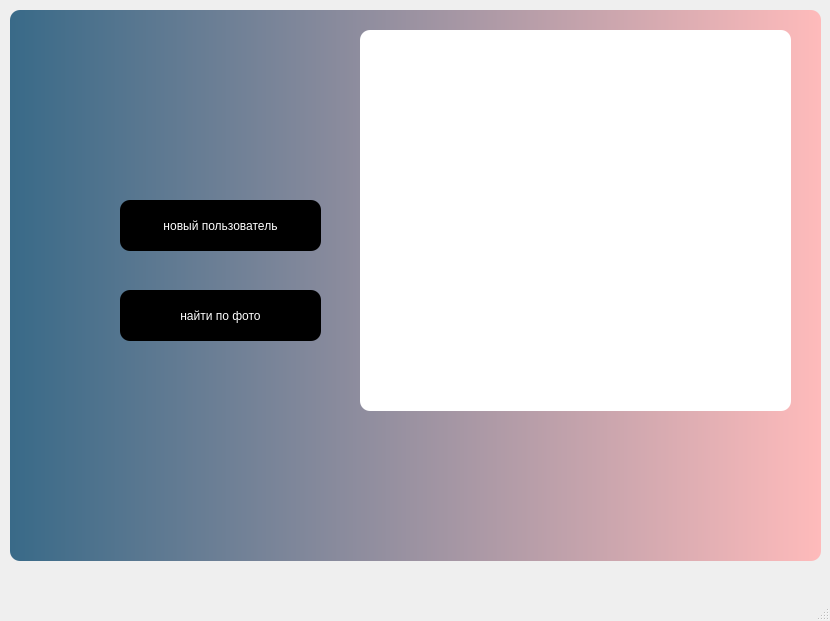
<?xml version="1.0" encoding="UTF-8"?>
<ui version="4.0">
 <class>MainWindow</class>
 <widget class="QMainWindow" name="MainWindow">
  <property name="geometry">
   <rect>
    <x>0</x>
    <y>0</y>
    <width>830</width>
    <height>621</height>
   </rect>
  </property>
  <property name="windowTitle">
   <string>MainWindow</string>
  </property>
  <widget class="QWidget" name="centralwidget">
   <widget class="QFrame" name="frame">
    <property name="geometry">
     <rect>
      <x>10</x>
      <y>10</y>
      <width>811</width>
      <height>551</height>
     </rect>
    </property>
    <property name="styleSheet">
     <string notr="true">QFrame{
background-color:qlineargradient(spread:pad, x1:0, y1:0, x2:1, y2:0, stop:0 rgba(57, 106, 136, 255), stop:1 rgba(255, 187, 187, 255));
border-radius:10px
}</string>
    </property>
    <property name="frameShape">
     <enum>QFrame::StyledPanel</enum>
    </property>
    <property name="frameShadow">
     <enum>QFrame::Raised</enum>
    </property>
    <widget class="QPushButton" name="New">
     <property name="geometry">
      <rect>
       <x>110</x>
       <y>190</y>
       <width>201</width>
       <height>51</height>
      </rect>
     </property>
     <property name="styleSheet">
      <string notr="true">QPushButton{
background-color:rgb(0, 0, 0);
border-radius:10px;
color: white
}</string>
     </property>
     <property name="text">
      <string>новый пользователь</string>
     </property>
    </widget>
    <widget class="QPushButton" name="Find">
     <property name="geometry">
      <rect>
       <x>110</x>
       <y>280</y>
       <width>201</width>
       <height>51</height>
      </rect>
     </property>
     <property name="styleSheet">
      <string notr="true">QPushButton{
background-color:rgb(0, 0, 0);
border-radius:10px;
color: white
}</string>
     </property>
     <property name="text">
      <string>найти по фото</string>
     </property>
    </widget>
    <widget class="QLabel" name="label">
     <property name="enabled">
      <bool>true</bool>
     </property>
     <property name="geometry">
      <rect>
       <x>350</x>
       <y>20</y>
       <width>431</width>
       <height>381</height>
      </rect>
     </property>
     <property name="palette">
      <palette>
       <active>
        <colorrole role="Button">
         <brush brushstyle="SolidPattern">
          <color alpha="255">
           <red>255</red>
           <green>255</green>
           <blue>255</blue>
          </color>
         </brush>
        </colorrole>
        <colorrole role="Base">
         <brush brushstyle="SolidPattern">
          <color alpha="255">
           <red>255</red>
           <green>255</green>
           <blue>255</blue>
          </color>
         </brush>
        </colorrole>
        <colorrole role="Window">
         <brush brushstyle="SolidPattern">
          <color alpha="255">
           <red>255</red>
           <green>255</green>
           <blue>255</blue>
          </color>
         </brush>
        </colorrole>
       </active>
       <inactive>
        <colorrole role="Button">
         <brush brushstyle="SolidPattern">
          <color alpha="255">
           <red>255</red>
           <green>255</green>
           <blue>255</blue>
          </color>
         </brush>
        </colorrole>
        <colorrole role="Base">
         <brush brushstyle="SolidPattern">
          <color alpha="255">
           <red>255</red>
           <green>255</green>
           <blue>255</blue>
          </color>
         </brush>
        </colorrole>
        <colorrole role="Window">
         <brush brushstyle="SolidPattern">
          <color alpha="255">
           <red>255</red>
           <green>255</green>
           <blue>255</blue>
          </color>
         </brush>
        </colorrole>
       </inactive>
       <disabled>
        <colorrole role="Button">
         <brush brushstyle="SolidPattern">
          <color alpha="255">
           <red>255</red>
           <green>255</green>
           <blue>255</blue>
          </color>
         </brush>
        </colorrole>
        <colorrole role="Base">
         <brush brushstyle="SolidPattern">
          <color alpha="255">
           <red>255</red>
           <green>255</green>
           <blue>255</blue>
          </color>
         </brush>
        </colorrole>
        <colorrole role="Window">
         <brush brushstyle="SolidPattern">
          <color alpha="255">
           <red>255</red>
           <green>255</green>
           <blue>255</blue>
          </color>
         </brush>
        </colorrole>
       </disabled>
      </palette>
     </property>
     <property name="styleSheet">
      <string notr="true">QLabel{
background-color:rgb(255, 255, 255)
}</string>
     </property>
     <property name="text">
      <string/>
     </property>
     <property name="scaledContents">
      <bool>false</bool>
     </property>
    </widget>
    <zorder>label</zorder>
    <zorder>New</zorder>
    <zorder>Find</zorder>
   </widget>
  </widget>
  <widget class="QMenuBar" name="menubar">
   <property name="geometry">
    <rect>
     <x>0</x>
     <y>0</y>
     <width>830</width>
     <height>26</height>
    </rect>
   </property>
  </widget>
  <widget class="QStatusBar" name="statusbar"/>
 </widget>
 <resources/>
 <connections/>
</ui>
